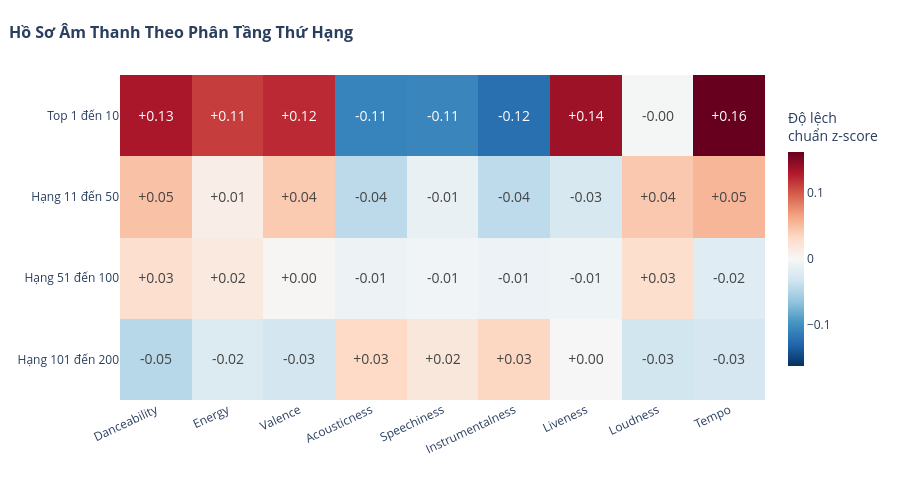

Notebook cell for this chart:
### Markdown cell above
## Ma trận tương quan tuyến tính giữa các đặc trưng âm học

### Code cell
import os
import numpy as np
import pandas as pd
import plotly.graph_objects as go

data_dir = '../data/processed' if os.path.exists('../data/processed') else 'data/processed'
df_charts = pd.read_parquet(f'{data_dir}/charts_clean.parquet')

all_features4 = ['danceability', 'energy', 'valence', 'acousticness', 'speechiness', 'instrumentalness', 'liveness', 'loudness', 'tempo']
labels4 = ['Danceability', 'Energy', 'Valence', 'Acousticness', 'Speechiness', 'Instrumentalness', 'Liveness', 'Loudness', 'Tempo']

df_global4 = df_charts[
    (df_charts['chart_country'] == 'Global') &
    (df_charts['year'].between(2020, 2022))
].copy()

df_global4 = df_global4.drop_duplicates(
    subset=['chart_country', 'week', 'rank', 'track_id']
)

band_order4 = [
    'Top 1 đến 10',
    'Hạng 11 đến 50',
    'Hạng 51 đến 100',
    'Hạng 101 đến 200'
]

df_global4['rank_band'] = pd.cut(
    df_global4['rank'],
    bins=[0, 10, 50, 100, 200],
    labels=band_order4,
    include_lowest=True
)

mean_table4 = (
    df_global4
    .groupby('rank_band', observed=False)[all_features4]
    .mean()
    .loc[band_order4]
)

overall_mean4 = df_global4[all_features4].mean()
overall_std4 = df_global4[all_features4].std(ddof=0).replace(0, np.nan)
z_table4 = (mean_table4 - overall_mean4) / overall_std4

text_z4 = [[f'{val:+.2f}' for val in row] for row in z_table4.values]

customdata4 = np.dstack([
    mean_table4.values,
    z_table4.values
])

max_abs4 = float(np.nanmax(np.abs(z_table4.values)))

fig4 = go.Figure(
    data=go.Heatmap(
        z=z_table4.values,
        x=labels4,
        y=band_order4,
        text=text_z4,
        texttemplate='%{text}',
        textfont=dict(size=14),
        customdata=customdata4,
        colorscale='RdBu_r',
        zmid=0,
        zmin=-max_abs4,
        zmax=max_abs4,
        colorbar=dict(
            title='Độ lệch<br>chuẩn z-score',
            thickness=16,
            len=0.85
        ),
        hovertemplate=(
            '<b>Nhóm:</b> %{y}<br>'
            '<b>Đặc trưng:</b> %{x}<br>'
            '<b>Trung bình thực:</b> %{customdata[0]:.3f}<br>'
            '<b>Z-score:</b> %{customdata[1]:+.2f} SD'
            '<extra></extra>'
        )
    )
)

fig4.update_layout(
    title=dict(
        text='<b>Hồ Sơ Âm Thanh Theo Phân Tầng Thứ Hạng</b>',
        x=0.01,
        font=dict(size=16)
    ),
    xaxis=dict(tickangle=-25, tickfont=dict(size=12)),
    yaxis=dict(autorange='reversed', tickfont=dict(size=12)),
    height=480,
    margin=dict(l=120, r=40, t=75, b=80),
    template='plotly_white'
)
fig4.show()

### Figure 1 — Plotly figure (JSON) as saved in the notebook; plotly's stock layout.template omitted (floating-point values rounded to 4 significant figures)
{"data": [{"colorbar": {"len": 0.85, "thickness": 16, "title": {"text": "Độ lệch<br>chuẩn z-score"}}, "colorscale": [[0, "rgb(5,48,97)"], [0.1, "rgb(33,102,172)"], [0.2, "rgb(67,147,195)"], [0.3, "rgb(146,197,222)"], [0.4, "rgb(209,229,240)"], [0.5, "rgb(247,247,247)"], [0.6, "rgb(253,219,199)"], [0.7, "rgb(244,165,130)"], [0.8, "rgb(214,96,77)"], [0.9, "rgb(178,24,43)"], [1, "rgb(103,0,31)"]], "customdata": [0.7038, 0.1331, 0.6469, 0.1127, 0.5461, 0.1215, 0.2322, -0.1089, 0.09574, -0.1073, 0.001458, -0.1225, 0.1872, 0.1384, -6.176, -0.002365, 125.8, 0.1622, 0.6917, 0.04774, 0.6303, 0.01049, 0.5279, 0.04269, 0.2491, -0.04339, 0.1048, -0.01277, 0.006359, -0.04281, 0.1654, -0.02719, -6.068, 0.04366, 122.6, 0.05452, 0.6888, 0.02731, 0.6312, 0.01597, 0.5185, 0.002002, 0.2581, -0.008643, 0.1055, -0.005066, 0.008388, -0.009809, 0.168, -0.007695, -6.104, 0.02821, 120.5, -0.02007, 0.6783, -0.04606, 0.6248, -0.02345, 0.5111, -0.03022, 0.2687, 0.03256, 0.1078, 0.01837, 0.0111, 0.03428, 0.1691, 0.0008808, -6.244, -0.03133, 120.2, -0.028], "hovertemplate": "<b>Nhóm:</b> %{y}<br><b>Đặc trưng:</b> %{x}<br><b>Trung bình thực:</b> %{customdata[0]:.3f}<br><b>Z-score:</b> %{customdata[1]:+.2f} SD<extra></extra>", "text": [["+0.13", "+0.11", "+0.12", "-0.11", "-0.11", "-0.12", "+0.14", "-0.00", "+0.16"], ["+0.05", "+0.01", "+0.04", "-0.04", "-0.01", "-0.04", "-0.03", "+0.04", "+0.05"], ["+0.03", "+0.02", "+0.00", "-0.01", "-0.01", "-0.01", "-0.01", "+0.03", "-0.02"], ["-0.05", "-0.02", "-0.03", "+0.03", "+0.02", "+0.03", "+0.00", "-0.03", "-0.03"]], "textfont": {"size": 14}, "texttemplate": "%{text}", "type": "heatmap", "x": ["Danceability", "Energy", "Valence", "Acousticness", "Speechiness", "Instrumentalness", "Liveness", "Loudness", "Tempo"], "y": ["Top 1 đến 10", "Hạng 11 đến 50", "Hạng 51 đến 100", "Hạng 101 đến 200"], "z": [[0.1331, 0.1127, 0.1215, -0.1089, -0.1073, -0.1225, 0.1384, -0.002365, 0.1622], [0.04774, 0.01049, 0.04269, -0.04339, -0.01277, -0.04281, -0.02719, 0.04366, 0.05452], [0.02731, 0.01597, 0.002002, -0.008643, -0.005066, -0.009809, -0.007695, 0.02821, -0.02007], [-0.04606, -0.02345, -0.03022, 0.03256, 0.01837, 0.03428, 0.0008808, -0.03133, -0.028]], "zmax": 0.1622, "zmid": 0, "zmin": -0.1622}], "layout": {"height": 480, "margin": {"b": 80, "l": 120, "r": 40, "t": 75}, "title": {"font": {"size": 16}, "text": "<b>Hồ Sơ Âm Thanh Theo Phân Tầng Thứ Hạng</b>", "x": 0.01}, "xaxis": {"tickangle": -25, "tickfont": {"size": 12}}, "yaxis": {"autorange": "reversed", "tickfont": {"size": 12}}}}
